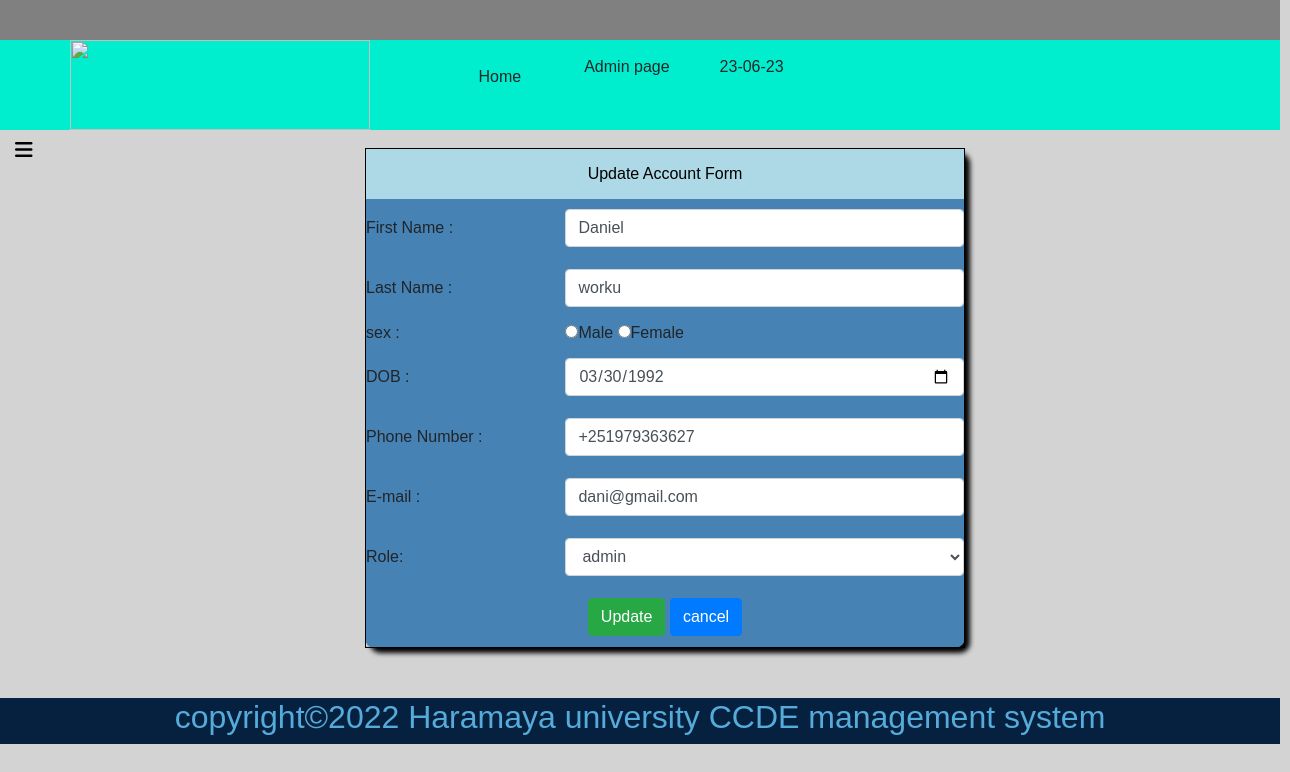
Screenshot of /update_user.php?u_id=1 (signed in) with the database file from the repository.
### tables this page shows
CREATE TABLE `user` (
  `u_id` int(11) NOT NULL,
  `Fname` varchar(30) NOT NULL,
  `Lname` varchar(30) NOT NULL,
  `sex` varchar(6) NOT NULL,
  `DOB` date NOT NULL,
  `Pnumber` text NOT NULL,
  `Email` varchar(50) NOT NULL
);

CREATE TABLE `user_account` (
  `id` int(11) NOT NULL,
  `user_id` int(11) NOT NULL,
  `Uname` varchar(255) NOT NULL,
  `Password` varchar(255) NOT NULL,
  `Role` varchar(255) NOT NULL,
  `status` int(1) NOT NULL
);

### update_user.php (the view, shortened to what this page needs)
<?php
        include('connection.php');
                       $updated_id = $_GET['u_id'];
       $sqll="SELECT * FROM user WHERE u_id ='".$updated_id."' ";
       $res=mysqli_query($con,$sqll);
       $rows=mysqli_fetch_array($res);
       $sql1="SELECT * FROM user_account WHERE user_id ='".$updated_id."' ";
       $ress=mysqli_query($con,$sql1);
       $rows2=mysqli_fetch_array($ress);
                            ?>
                <!DOCTYPE html>
<html>
<head>
<link rel="stylesheet" href="bootstrap-4.0.0-dist/css/bootstrap.min.css" >
  <link rel="stylesheet" href="bootsrap/css/all.css" >
<link rel="stylesheet" type="text/css" href="stylle.css">
</head>
<body >
 <table width="1280px" bgcolor="lightgrey" align="center" style="top: 0;" >
    <tr>
        <td height="40px" bgcolor="grey" colspan="2">
        </td>
    </tr>
    <tr>
        <td height="90px" width="100px" bgcolor="Greece" >
            <img src="images/p2.png" width="300px" height="90px" style="margin-left: 70px">
        </td>
        <td width="100px" height="90px" colspan="2" bgcolor="Greece" >
       <ul>
           <li class="li"><a class="btn btn-default" href="Admin_page.php"> Home</a></li>
           <li class="li">Admin page</li>
           <li class="li"><?php echo date('d-m-y');?></li>
       </ul>
        </td>
    </tr>
    <tr>
        <td height="500px" colspan="1">
             <?Php
              include('Side_bar_admin.php');
           ?>
     </td>
     <td >
                        <form  method='POST' action="<?php echo $_SERVER["PHP_SELF"];?>" enctype="multipart/form-data">
                        <table id="tr" style="border:1px solid black; border-radius:10px;margin-left:-5px; margin-bottom: 50px; margin-top:0px;box-shadow:5px 5px 5px black;" width="600" height="500px">
                        <tr bgcolor="lightblue"><td height="50px" colspan=3 align=center><font color=black> Update Account Form
                        </td></tr>
                        <tr><td>First Name :</td><td><input  type="text" class="form-control" name="fname"  value="<?php echo"{$rows['Fname']}" ?>" required></td></tr>
                        <tr><td>Last Name :</td><td><input class="form-control"  type="text" name="lname"  value="<?php echo"{$rows['Lname']}" ?>" required></td></tr><br>
                        <tr><td>sex :</td><td>
                                      <input type="radio" name="gender" value="male">Male
                                      <input type="radio" name="gender" value="female">Female
                        </td></tr>
                        <tr><td>DOB :</td><td><input class="form-control"  type="date"   name="age"   value="<?php echo"{$rows['DOB']}" ?>" required></td></tr>
                        <tr><td>Phone Number :</td><td><input class="form-control"  type="txt"   name="phone"   value="<?php echo"{$rows['Pnumber']}" ?>" required></td></tr>
                        <tr><td>E-mail :</td><td><input class="form-control"  type="text" name="mail"  value="<?php echo"{$rows['Email']}" ?>" required/></td></tr>
                        <tr><td>Role:</td><td><select class="form-control"  name="role" required>
                                    <option selected="selected"><?php echo"{$rows2['Role']}" ?></option>
                                    </select></td>
                        </tr>
                        <tr><td colspan="2" align="center"><input class="btn btn-success" id="btn"type='submit' value='Update' name='upt_submit' Onclick="return check(this.form);"/>
                        <input class="btn btn-primary" id="btn" type='reset' value='cancel'/></td></tr>
                     </table>
     </td>
   </tr>
   <tr>
       <td height="30px" colspan="2" bgcolor ="#06213F">
        <?php
            include ('footer.php');
        ?>
    </td>
   </tr>
 </table>
</body>
</html>

### stylle.css (style rules this page uses)
* { margin: 0; padding: 0; box-sizing: border-box; font-family: "poppins", sans-serif; }
body { background-color: lightgrey; }

### update_user.php (style rules this page uses)
#tr { background:steelblue; }
ul { position: relative; margin-left: 05%; display: flex; }
ul .li { padding-left: 50px; list-style: none; }

### rows the page displays
user: fname "Daniel", lname "worku", age "03/30/1992", phone "+251979363627", mail "dani@gmail.com"
user_account: role "admin"
